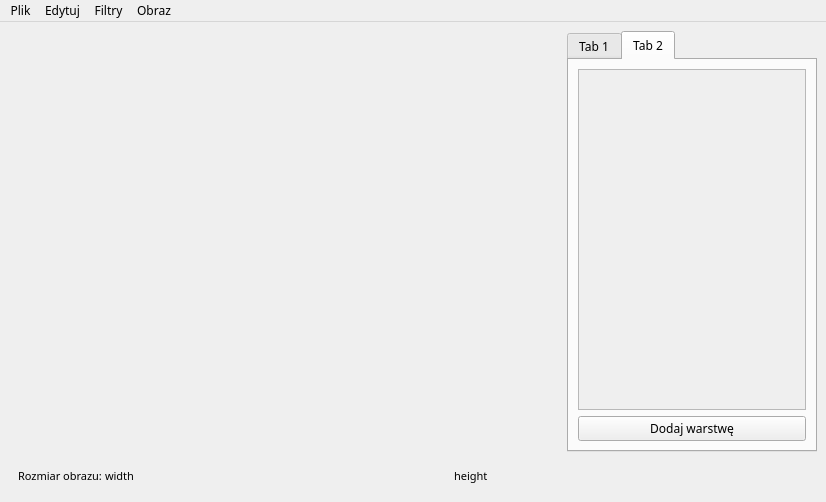
<?xml version="1.0" encoding="UTF-8"?>
<ui version="4.0">
 <class>MainWindow</class>
 <widget class="QMainWindow" name="MainWindow">
  <property name="geometry">
   <rect>
    <x>0</x>
    <y>0</y>
    <width>826</width>
    <height>502</height>
   </rect>
  </property>
  <property name="sizePolicy">
   <sizepolicy hsizetype="Preferred" vsizetype="Preferred">
    <horstretch>0</horstretch>
    <verstretch>0</verstretch>
   </sizepolicy>
  </property>
  <property name="font">
   <font>
    <family>Noto Sans</family>
   </font>
  </property>
  <property name="cursor">
   <cursorShape>ArrowCursor</cursorShape>
  </property>
  <property name="focusPolicy">
   <enum>Qt::NoFocus</enum>
  </property>
  <property name="windowTitle">
   <string>MainWindow</string>
  </property>
  <property name="toolTip">
   <string/>
  </property>
  <property name="autoFillBackground">
   <bool>true</bool>
  </property>
  <widget class="QWidget" name="centralwidget">
   <layout class="QGridLayout" name="gridLayout">
    <item row="0" column="0">
     <widget class="ToolBar" name="toolBar" native="true">
      <property name="minimumSize">
       <size>
        <width>70</width>
        <height>0</height>
       </size>
      </property>
      <property name="maximumSize">
       <size>
        <width>70</width>
        <height>16777215</height>
       </size>
      </property>
      <property name="autoFillBackground">
       <bool>false</bool>
      </property>
      <property name="styleSheet">
       <string notr="true"/>
      </property>
     </widget>
    </item>
    <item row="1" column="0" colspan="3">
     <widget class="QWidget" name="statusBar" native="true">
      <property name="maximumSize">
       <size>
        <width>16777215</width>
        <height>35</height>
       </size>
      </property>
      <layout class="QGridLayout" name="gridLayout_3">
       <item row="0" column="0">
        <layout class="QGridLayout" name="gridLayout_2">
         <property name="spacing">
          <number>0</number>
         </property>
         <item row="0" column="0">
          <layout class="QHBoxLayout" name="horizontalLayout">
           <item>
            <widget class="QLabel" name="label_2">
             <property name="font">
              <font>
               <pointsize>8</pointsize>
              </font>
             </property>
             <property name="text">
              <string>Rozmiar obrazu: </string>
             </property>
            </widget>
           </item>
           <item>
            <widget class="QLabel" name="label_3">
             <property name="font">
              <font>
               <pointsize>8</pointsize>
              </font>
             </property>
             <property name="text">
              <string>width</string>
             </property>
            </widget>
           </item>
           <item>
            <spacer name="horizontalSpacer_2">
             <property name="orientation">
              <enum>Qt::Horizontal</enum>
             </property>
             <property name="sizeHint" stdset="0">
              <size>
               <width>40</width>
               <height>20</height>
              </size>
             </property>
            </spacer>
           </item>
           <item>
            <widget class="QLabel" name="label">
             <property name="font">
              <font>
               <pointsize>8</pointsize>
              </font>
             </property>
             <property name="text">
              <string>height</string>
             </property>
            </widget>
           </item>
           <item>
            <spacer name="horizontalSpacer">
             <property name="orientation">
              <enum>Qt::Horizontal</enum>
             </property>
             <property name="sizeHint" stdset="0">
              <size>
               <width>40</width>
               <height>20</height>
              </size>
             </property>
            </spacer>
           </item>
          </layout>
         </item>
        </layout>
       </item>
      </layout>
     </widget>
    </item>
    <item row="0" column="1">
     <widget class="Canvas" name="canvas">
      <property name="styleSheet">
       <string notr="true">background-color: transparent;</string>
      </property>
     </widget>
    </item>
    <item row="0" column="2">
     <widget class="QTabWidget" name="tabWidget">
      <property name="minimumSize">
       <size>
        <width>250</width>
        <height>0</height>
       </size>
      </property>
      <property name="maximumSize">
       <size>
        <width>250</width>
        <height>16777215</height>
       </size>
      </property>
      <property name="currentIndex">
       <number>1</number>
      </property>
      <widget class="QWidget" name="tab_3">
       <attribute name="title">
        <string>Tab 1</string>
       </attribute>
      </widget>
      <widget class="QWidget" name="layersTab">
       <attribute name="title">
        <string>Tab 2</string>
       </attribute>
       <layout class="QGridLayout" name="gridLayout_4">
        <item row="1" column="0">
         <layout class="QHBoxLayout" name="horizontalLayout_2">
          <item>
           <widget class="QPushButton" name="addLayerButton">
            <property name="text">
             <string>Dodaj warstwę</string>
            </property>
           </widget>
          </item>
         </layout>
        </item>
        <item row="0" column="0">
         <widget class="QScrollArea" name="scrollArea">
          <property name="widgetResizable">
           <bool>true</bool>
          </property>
          <widget class="QWidget" name="scrollAreaWidgetContents">
           <property name="geometry">
            <rect>
             <x>0</x>
             <y>0</y>
             <width>226</width>
             <height>322</height>
            </rect>
           </property>
           <layout class="QGridLayout" name="gridLayout_5">
            <property name="leftMargin">
             <number>0</number>
            </property>
            <property name="topMargin">
             <number>0</number>
            </property>
            <property name="rightMargin">
             <number>0</number>
            </property>
            <property name="bottomMargin">
             <number>0</number>
            </property>
            <item row="0" column="0">
             <layout class="QGridLayout" name="layerPreviewLayout"/>
            </item>
           </layout>
          </widget>
         </widget>
        </item>
       </layout>
      </widget>
     </widget>
    </item>
   </layout>
  </widget>
  <widget class="QMenuBar" name="menuBar">
   <property name="enabled">
    <bool>true</bool>
   </property>
   <property name="geometry">
    <rect>
     <x>0</x>
     <y>0</y>
     <width>826</width>
     <height>27</height>
    </rect>
   </property>
   <widget class="QMenu" name="menuEdit">
    <property name="title">
     <string>Edytuj</string>
    </property>
   </widget>
   <widget class="QMenu" name="menuFile">
    <property name="title">
     <string>Plik</string>
    </property>
    <addaction name="actionNew"/>
    <addaction name="actionOpen"/>
    <addaction name="separator"/>
    <addaction name="actionSave"/>
    <addaction name="actionSaveAs"/>
    <addaction name="separator"/>
    <addaction name="actionClose"/>
   </widget>
   <widget class="QMenu" name="menuFiltry">
    <property name="title">
     <string>Filtry</string>
    </property>
    <addaction name="actionRozmycie_Gaussa"/>
    <addaction name="actionThresholding"/>
    <addaction name="actionDopasowanie_kontrastu"/>
   </widget>
   <widget class="QMenu" name="menuObraz">
    <property name="title">
     <string>Obraz</string>
    </property>
    <addaction name="actionObr_o_90_w_prawo"/>
    <addaction name="actionObr_o_90_w_lewo"/>
    <addaction name="actionObr_o_180"/>
    <addaction name="actionLustrzane_odbicie"/>
   </widget>
   <addaction name="menuFile"/>
   <addaction name="menuEdit"/>
   <addaction name="menuFiltry"/>
   <addaction name="menuObraz"/>
  </widget>
  <action name="actionZako_cz">
   <property name="text">
    <string>Zakończ</string>
   </property>
  </action>
  <action name="actionClose">
   <property name="text">
    <string>Zakończ</string>
   </property>
   <property name="toolTip">
    <string>Wypierdalaj XD</string>
   </property>
  </action>
  <action name="actionNew">
   <property name="text">
    <string>Nowy</string>
   </property>
  </action>
  <action name="actionOpen">
   <property name="text">
    <string>Otwórz...</string>
   </property>
  </action>
  <action name="actionSave">
   <property name="text">
    <string>Zapisz</string>
   </property>
  </action>
  <action name="actionSaveAs">
   <property name="text">
    <string>Zapisz jako...</string>
   </property>
  </action>
  <action name="actionObr_o_90_w_prawo">
   <property name="text">
    <string>Obróć o 90 w prawo</string>
   </property>
  </action>
  <action name="actionObr_o_90_w_lewo">
   <property name="text">
    <string>Obróć o 90 w lewo</string>
   </property>
  </action>
  <action name="actionObr_o_180">
   <property name="text">
    <string>Obróć o 180</string>
   </property>
  </action>
  <action name="actionLustrzane_odbicie">
   <property name="text">
    <string>Lustrzane odbicie</string>
   </property>
  </action>
  <action name="actionRozmycie_Gaussa">
   <property name="text">
    <string>Rozmycie Gaussa</string>
   </property>
  </action>
  <action name="actionThresholding">
   <property name="text">
    <string>Progowanie</string>
   </property>
  </action>
  <action name="actionDopasowanie_kontrastu">
   <property name="text">
    <string>Dopasowanie kontrastu</string>
   </property>
  </action>
 </widget>
 <customwidgets>
  <customwidget>
   <class>ToolBar</class>
   <extends>QWidget</extends>
   <header location="global">ToolBar.h</header>
   <container>1</container>
  </customwidget>
  <customwidget>
   <class>Canvas</class>
   <extends>QGraphicsView</extends>
   <header location="global">Canvas.h</header>
  </customwidget>
 </customwidgets>
 <resources/>
 <connections>
  <connection>
   <sender>actionClose</sender>
   <signal>triggered()</signal>
   <receiver>MainWindow</receiver>
   <slot>close()</slot>
   <hints>
    <hint type="sourcelabel">
     <x>-1</x>
     <y>-1</y>
    </hint>
    <hint type="destinationlabel">
     <x>399</x>
     <y>299</y>
    </hint>
   </hints>
  </connection>
 </connections>
</ui>
